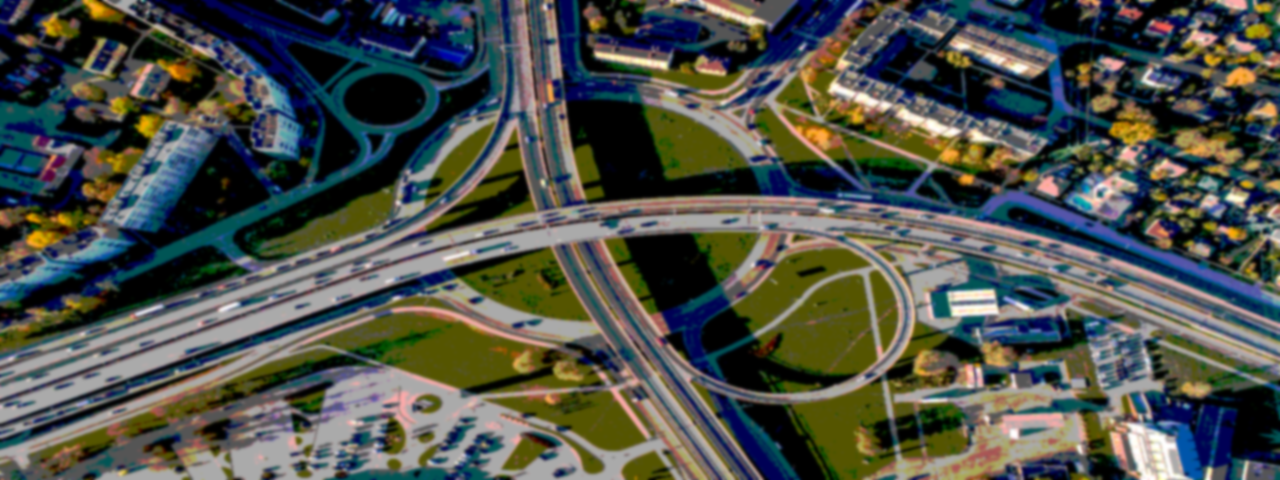

The image is a tile-based game level rendered from a .tmx file. Its description and complete source (layers, tilesets, objects, tile grids) follow:
An orthogonal 40x15 tile map with 32x32 px tiles, 1 tile layer (Tile Layer 1), 2 tilesets.

<map version="1.0" tiledversion="1.1.4" orientation="orthogonal" renderorder="right-down" width="40" height="15" tilewidth="32" tileheight="32" infinite="0" nextobjectid="1">
 <tileset firstgid="1" source="9ywlq.tsx" />
 <tileset firstgid="193" source="overworld-bg.tsx" />
 <layer name="Tile Layer 1" width="40" height="15">
  <data encoding="csv">
193,194,195,196,197,198,199,200,201,202,203,204,205,206,207,208,209,210,211,212,213,214,215,216,217,218,219,220,221,222,223,224,225,226,227,228,229,230,231,232,
233,234,235,236,237,238,239,240,241,242,243,244,245,246,247,248,249,250,251,252,253,254,255,256,257,258,259,260,261,262,263,264,265,266,267,268,269,270,271,272,
273,274,275,276,277,278,279,280,281,282,283,284,285,286,287,288,289,290,291,292,293,294,295,296,297,298,299,300,301,302,303,304,305,306,307,308,309,310,311,312,
313,314,315,316,317,318,319,320,321,322,323,324,325,326,327,328,329,330,331,332,333,334,335,336,337,338,339,340,341,342,343,344,345,346,347,348,349,350,351,352,
353,354,355,356,357,358,359,360,361,362,363,364,365,366,367,368,369,370,371,372,373,374,375,376,377,378,379,380,381,382,383,384,385,386,387,388,389,390,391,392,
393,394,395,396,397,398,399,400,401,402,403,404,405,406,407,408,409,410,411,412,413,414,415,416,417,418,419,420,421,422,423,424,425,426,427,428,429,430,431,432,
433,434,435,436,437,438,439,440,441,442,443,444,445,446,447,448,449,450,451,452,453,454,455,456,457,458,459,460,461,462,463,464,465,466,467,468,469,470,471,472,
473,474,475,476,477,478,479,480,481,482,483,484,485,486,487,488,489,490,491,492,493,494,495,496,497,498,499,500,501,502,503,504,505,506,507,508,509,510,511,512,
513,514,515,516,517,518,519,520,521,522,523,524,525,526,527,528,529,530,531,532,533,534,535,536,537,538,539,540,541,542,543,544,545,546,547,548,549,550,551,552,
553,554,555,556,557,558,559,560,561,562,563,564,565,566,567,568,569,570,571,572,573,574,575,576,577,578,579,580,581,582,583,584,585,586,587,588,589,590,591,592,
593,594,595,596,597,598,599,600,601,602,603,604,605,606,607,608,609,610,611,612,613,614,615,616,617,618,619,620,621,622,623,624,625,626,627,628,629,630,631,632,
633,634,635,636,637,638,639,640,641,642,643,644,645,646,647,648,649,650,651,652,653,654,655,656,657,658,659,660,661,662,663,664,665,666,667,668,669,670,671,672,
673,674,675,676,677,678,679,680,681,682,683,684,685,686,687,688,689,690,691,692,693,694,695,696,697,698,699,700,701,702,703,704,705,706,707,708,709,710,711,712,
713,714,715,716,717,718,719,720,721,722,723,724,725,726,727,728,729,730,731,732,733,734,735,736,737,738,739,740,741,742,743,744,745,746,747,748,749,750,751,752,
753,754,755,756,757,758,759,760,761,762,763,764,765,766,767,768,769,770,771,772,773,774,775,776,777,778,779,780,781,782,783,784,785,786,787,788,789,790,791,792
</data>
 </layer>
</map>
